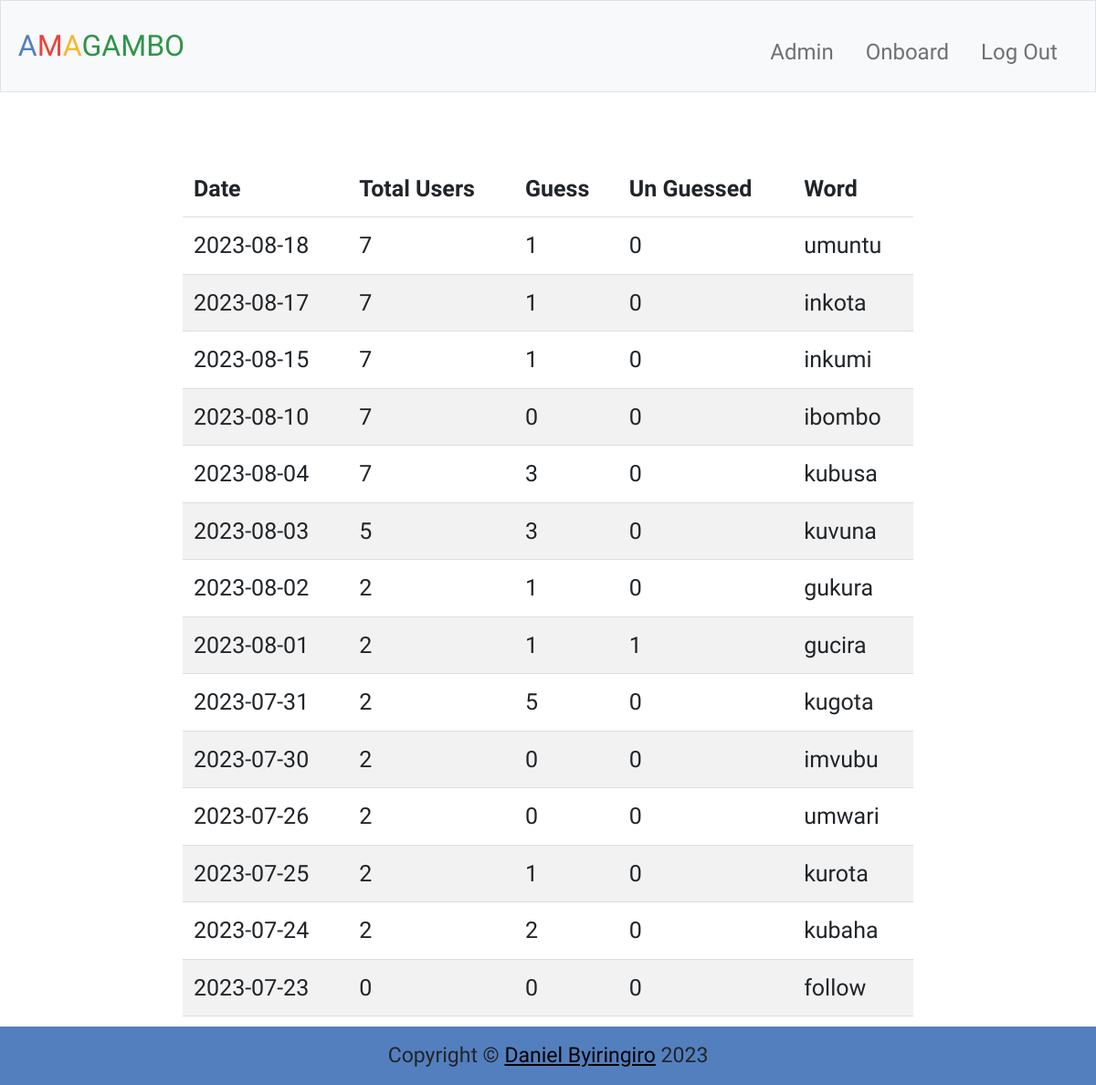
The page /admin (signed in) on the database its author committed.
### tables this page shows
CREATE TABLE wordforday (
    word TEXT PRIMARY KEY NOT NULL,
    bankid INTEGER NOT NULL, date timestamp default current_timestamp,
    FOREIGN KEY (bankid) REFERENCES wordbank(id)
);

### app.py (the view)
@app.route("/admin")
@login_required
@admin_required
def admin():
    details = admin_details()
    return render_template("admin.html", details = details)

### app.py (called while the page is built)
@app.after_request
def after_request(response):
    response.headers["Cache-Control"] = "no-cache, no-store, must-revalidate"
    response.headers["Expires"] = 0
    response.headers["Pragma"] = "no-cache"
    return response

### helper.py (called while the page is built)
def login_required(f):
    @wraps(f)
    def decorated_function(*args, **kwargs):
        if session.get("user_id") is None:
            return redirect("/login")
        return f(*args, **kwargs)
    return decorated_function

def admin_required(f):
    @wraps(f)
    def decorated_function(*args, **kwargs):
        if session.get("admin")  == False:
            return redirect("/")
        return f(*args, **kwargs)
    return decorated_function

def admin_details():
    dates = available_dates()
    details = []
    for date in dates:
        total_users = db.execute("select count(*) as num from user where created_at <= ?", date)[0]['num']
        unguessed = db.execute("select count(*) as num from play where isPlay = 'False' and date = ?", date)[0]['num']
        guessed = db.execute("select count(*) as num from play where isPlay = 'True' and date = ?", date)[0]['num']
        word = db.execute("select word from wordforday where date = ?", date)[0]['word']
        day_detail = {'date': date, 'total_users': total_users, 'guessed': guessed if not None else 0, 'unguessed': unguessed if not None else 0, 'word':word}
        details.append(day_detail)
    rev_details = []
    for i in reversed(details):
        rev_details.append(i)
    return rev_details

def day():
    today = datetime.today()
    date = today.strftime("%Y-%m-%d")
    return date

def available_dates():
    today = day()
    rows = db.execute("select date from wordforday where date != ? ", today)
    dates = [row["date"] for row in rows]
    return dates

### templates/admin.html (shortened to what this page needs)
{% extends "reglog.html" %}
{% block main %}
    <table>
        <thead>
            <th>Date</th>
            <th>Total Users</th>
            <th>Guess</th>
            <th>Un Guessed</th>
            <th>Word</th>
        </thead>
        <tbody>
            {% for record in details %}
                <tr>
                    <td>{{record['date']}}</td>
                    <td>{{record['total_users']}}</td>
                    <td>{{record['guessed']}}</td>
                    <td>{{record['unguessed']}}</td>
                    <td>{{record['word']}}</td>
                </tr>
            {% endfor %}
        </tbody>
    </table>
{% endblock %}

### templates/reglog.html (shortened to what this page needs)
{% extends "layout.html" %}
{% block boot %}
    <link href="https://cdn.jsdelivr.net/npm/bootstrap@5.1.3/dist/css/bootstrap.min.css" rel="stylesheet">
{% endblock %}
{% block body %}
    <main class="container-fluid py-5 text-center">
        {% block main %}
        {% endblock %}
    </main>
    <footer>
        Copyright &#169; <a href="https://danielbyiringiro.github.io/danielbyiringiro.com/" target="_blank">Daniel Byiringiro</a> 2023
    </footer>
{% endblock %}

### templates/layout.html (shortened to what this page needs)
<!DOCTYPE html>
<html lang="en">
    <head>
        {% block boot %}{% endblock %}
        <link href="/static/styles.css" rel="stylesheet">
    </head>
    <body>
        <nav class="bg-light border navbar navbar-expand-md navbar-light">
            <div class="container-fluid">
                <a class="navbar-brand" href="/"><span class="blue">A</span><span class="red">M</span><span class="yellow">A</span><span class="green">GAMBO</span></a>
                <div class="collapse navbar-collapse" id="navbar">
                    {% if session["admin"] %}
                        <ul class="navbar-nav ms-auto mt-2">
                            <li class="nav-item"><a class="nav-link" href="/admin" style="margin-right: 10px; font-size: x-large;">Admin</a></li>
                            <li class="nav-item"><a class="nav-link" href="/onboard" style="margin-right: 10px; font-size: x-large;">Onboard</a></li>
                            <li class="nav-item"><a class="nav-link" href="/logout" style="margin-right: 10px; font-size: x-large;">Log Out</a></li>
                        </ul>
                    {% elif session["user_id"]%}
                        <ul class="navbar-nav ms-auto mt-2">
                            <li class="nav-item"><a class="nav-link" href="/onboard" style="margin-right: 10px; font-size: x-large;">Onboard</a></li>
                            <li class="nav-item"><a class="nav-link" href="/logout" style="margin-right: 10px; font-size: x-large;">Log Out</a></li>
                        </ul>
                    {% else %}
                        <ul class="navbar-nav ms-auto mt-2">
                            <li class="nav-item"><a class="nav-link" href="/register">Register</a></li>
                            <li class="nav-item"><a class="nav-link" href="/login">Log In</a></li>
                        </ul>
                    {% endif %}
                </div>
            </div>
        </nav>
        {% block body %}{% endblock %}
    </body>
</html>

### static/styles.css (style rules this page uses)
html, body { height: 100%; margin: 0; padding: 0; font-family: 'Rancho',serif; font-size: 25px; }
nav .navbar-brand { font-size: xx-large; }
nav .navbar-brand .blue { color: #537fbe; }
nav .navbar-brand .red { color: #ea433b; }
nav .navbar-brand .yellow { color: #f5b82e; }
nav .navbar-brand .green { color: #2e944b; }
footer { text-align: center; background-color: #537fbe; padding: 15px; font-size: 23px; position: fixed; bottom: 0; width: 100%; }
footer a { color: initial; }
.green { color: #528d4e; }
.yellow { color: #b49f39; }
.red { color: #ea433b; }

### templates/admin.html (style rules this page uses)
table { border-collapse: collapse; width: 800px; margin-left: auto; margin-right: auto; }
th, td { padding: 12px; text-align: left; border-bottom: 1px solid #ddd; gap: 20px; }
tr:nth-child(even) { background-color: #f2f2f2; }
tr:last-child th { margin: 0; }

### rows shown on the page
wordforday: date "2023-08-18", word "umuntu"
wordforday: date "2023-08-17", word "inkota"
wordforday: date "2023-08-15", word "inkumi"
wordforday: date "2023-08-10", word "ibombo"
wordforday: date "2023-08-04", word "kubusa"
wordforday: date "2023-08-03", word "kuvuna"
wordforday: date "2023-08-02", word "gukura"
wordforday: date "2023-08-01", word "gucira"
wordforday: date "2023-07-31", word "kugota"
wordforday: date "2023-07-30", word "imvubu"
wordforday: date "2023-07-26", word "umwari"
wordforday: date "2023-07-25", word "kurota"
wordforday: date "2023-07-24", word "kubaha"
wordforday: date "2023-07-23", word "follow"

### other values the page prints
{{ record['total_users'] }} "7" "7" "7" "7" "7" "5" "2" "2" "2" "2" "2" "2" "2" "0"
{{ record['guessed'] }} "1" "1" "1" "0" "3" "3" "1" "1" "5" "0" "0" "1" "2" "0"
{{ record['unguessed'] }} "0" "0" "0" "0" "0" "0" "0" "1" "0" "0" "0" "0" "0" "0"
